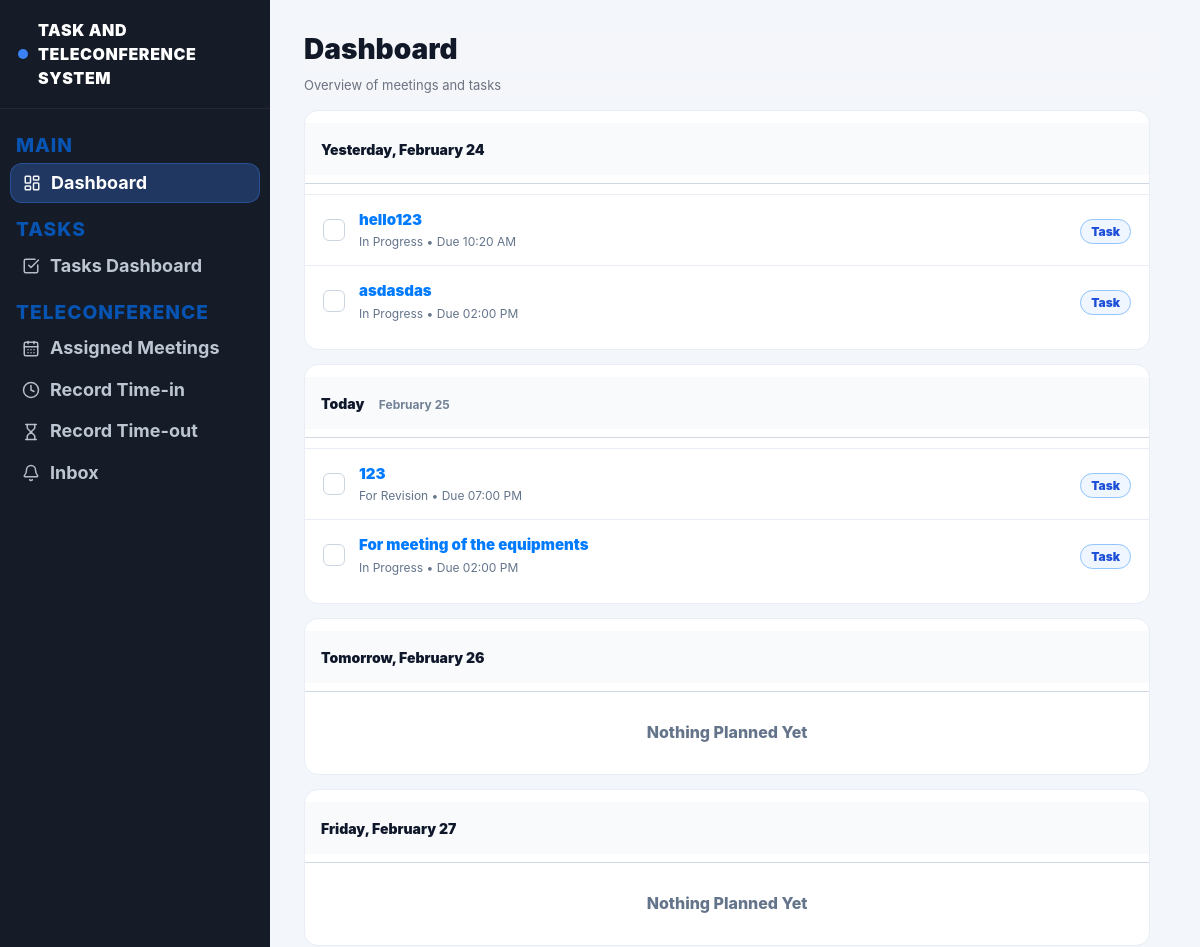
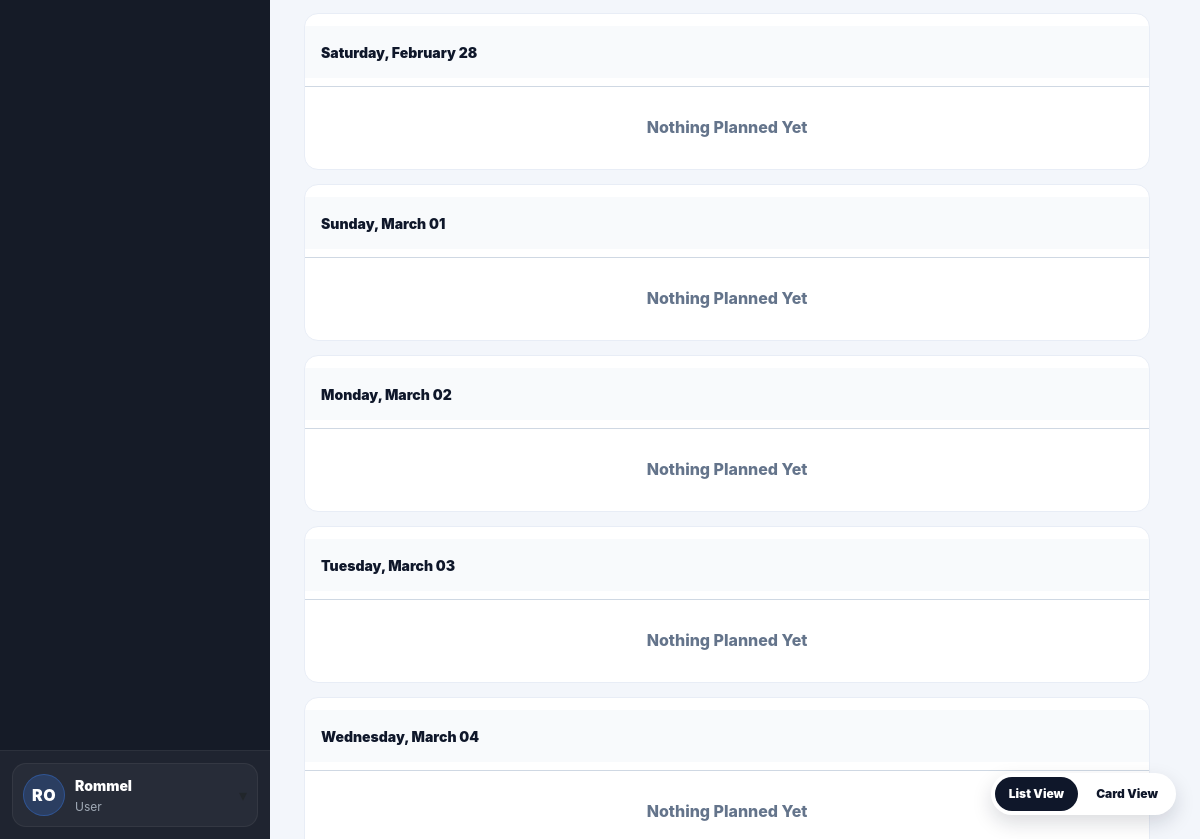
Page /dashboard (signed in) on the committed database (2 pictures, top to bottom).
### website/models.py (models this page shows, shortened)
class User(db.Model, UserMixin):
    id = db.Column(db.Integer, primary_key=True)
    email = db.Column(db.String(150), unique=True)
    password = db.Column(db.String(150))
    firstname = db.Column(db.String(150))
    is_admin = db.Column(db.Boolean, default=False)
    role = db.Column(db.String(20), default="user")
    notes = db.relationship('Note')
    notifications = db.relationship('Notification', lazy=True, cascade="all, delete-orphan")

class Task(db.Model):
    id = db.Column(db.Integer, primary_key=True)
    title = db.Column(db.String(200), nullable=False)
    description = db.Column(db.Text)
    assigned_to = db.Column(db.Integer, db.ForeignKey('user.id'))
    assigned_user = db.relationship('User', foreign_keys=[assigned_to])
    status = db.Column(db.String(50), default="assigned")
    priority = db.Column(db.String(20), default="normal")
    deadline = db.Column(db.DateTime)
    file_path = db.Column(db.String(300))
    last_edited_by = db.Column(db.Integer, nullable=True)
    last_edited_at = db.Column(db.DateTime, server_default=func.now(), onupdate=func.now())
    created_at = db.Column(db.DateTime(timezone=True), server_default=func.now())

### website/views.py (the view)
@views.route('/dashboard')
@login_required
def user_dashboard():
    notifications = Notification.query.filter_by(user_id=current_user.id)\
        .order_by(Notification.created_at.desc()).limit(30).all()
    unread_count = Notification.query.filter_by(user_id=current_user.id, is_read=False).count()
    user_tasks = tasks = Task.query.all()
    tasks_data = []
    for t in user_tasks:
        if not t.deadline:
            continue
        tasks_data.append({
            "id": t.id,
            "title": t.title,
            "status": t.status,
            "due_date": t.deadline.date(),                 # IMPORTANT: must be date()
            "due_time": t.deadline.strftime("%I:%M %p"),   # optional, for dashboard.html
        })
    meetings_data = []
    planned_days = build_planned_days(
        tasks=tasks_data,
        meetings=meetings_data,
        days_back=1,
        days_forward=7
    )
    meetings_data = []
    planned_days = build_planned_days(tasks=tasks_data, meetings=meetings_data, days_back=1, days_forward=7)
    return render_template(
        "dashboard.html",
        user=current_user,
        notifications=notifications,
        unread_count=unread_count,
        planned_days=planned_days,
        page="dashboard",
    )

### website/templates/dashboard.html (shortened to what this page needs)
{% extends "base.html" %}
{% block content %}
<div class="main-inner">
  <div class="td-title">Dashboard</div>
  <div class="td-sub">Overview of meetings and tasks</div>
  <div class="planner-wrap" id="plannerWrap">
    {% if planned_days and planned_days|length > 0 %}
      {% for day in planned_days %}
        <div class="day-block">
          <div class="day-head">
            <div>
              <span class="day-title">{{ day.date_label }}</span>
              {% if day.date_sub %}
                <span class="day-sub">{{ day.date_sub }}</span>
              {% endif %}
            </div>
          </div>
          <div class="day-line"></div>
          {% set has_tasks = day.tasks and day.tasks|length > 0 %}
          {% set has_meetings = day.meetings and day.meetings|length > 0 %}
          {% if not has_tasks and not has_meetings %}
            <div class="nothing">Nothing Planned Yet</div>
          {% else %}
            <div class="list-view">
              {% if has_tasks %}
                {% for t in day.tasks %}
                  <div class="plan-row" data-item-type="task" data-task-id="{{ t.id }}">
                    <button type="button"
                            class="plan-check {% if t.status == 'completed' %}is-done{% endif %}"
                            aria-label="Mark complete"
                            data-complete-task="{{ t.id }}">✓</button>
                    <div class="plan-mid">
                      <div class="plan-title">
                        <a class="task-link"
                           data-jump-task="{{ t.id }}"
                           href="{{ url_for('views.task_dashboard') }}?open={{ t.id }}&highlight=1">
                          {{ t.title }}
                        </a>
                      </div>
                      <div class="plan-sub">
                        {{ (t.status|replace("_"," ")|title) }}
                        {% if t.due_time %} • Due {{ t.due_time }}{% endif %}
                      </div>
                    </div>
                    <div class="plan-right">
                      <span class="pill task">Task</span>
                    </div>
                  </div>
                {% endfor %}
              {% endif %}
            </div>
          {% endif %}
        </div>
      {% endfor %}
    {% endif %}
  </div>
</div>
<div class="fab-group">
  <div class="view-toggle">
    <button type="button" class="view-mini" id="btnList">List View</button>
    <button type="button" class="view-mini" id="btnCards">Card View</button>
  </div>
</div>
{% endblock %}

### website/templates/base.html (shortened to what this page needs)
<!DOCTYPE html>
<html>
<head>
  <link
    rel="stylesheet"
    href="https://stackpath.bootstrapcdn.com/bootstrap/4.4.1/css/bootstrap.min.css"
  />
  <link
    rel="stylesheet"
    href="https://stackpath.bootstrapcdn.com/font-awesome/4.7.0/css/font-awesome.min.css"
  />
  <link rel="stylesheet" href="{{ url_for('static', filename='styles.css') }}">
</head>
<body>
<div class="app-shell">
  <aside class="sidebar-dark">
    <div class="sidebar-brand">
      <span class="dot"></span>
      TASK AND TELECONFERENCE SYSTEM
    </div>
    <div class="sidebar-nav">
      <div class="sidebar-section">MAIN</div>
      <a class="sidebar-link {% if request.endpoint == 'views.user_dashboard' %}active{% endif %}"
         href="{{ url_for('views.user_dashboard') }}">
        <i data-lucide="layout-dashboard" class="sidebar-icon" aria-hidden="true"></i>
        <span>Dashboard</span>
      </a>
      <div class="sidebar-section">TASKS</div>
      <a class="sidebar-link {% if request.endpoint == 'views.task_dashboard' %}active{% endif %}"
         href="{{ url_for('views.task_dashboard') }}">
        <i data-lucide="check-square" class="sidebar-icon" aria-hidden="true"></i>
        <span>Tasks Dashboard</span>
      </a>
      <div class="sidebar-section">TELECONFERENCE</div>
      <a class="sidebar-link {% if request.endpoint == 'views.assigned_meetings' %}active{% endif %}"
         href="{{ url_for('views.assigned_meetings') }}">
        <i data-lucide="calendar-days" class="sidebar-icon" aria-hidden="true"></i>
        <span>Assigned Meetings</span>
      </a>
      <a class="sidebar-link {% if request.endpoint == 'views.record_timein' %}active{% endif %}"
         href="{{ url_for('views.record_timein') }}">
        <i data-lucide="clock" class="sidebar-icon" aria-hidden="true"></i>
        <span>Record Time-in</span>
      </a>
      <a class="sidebar-link {% if request.endpoint == 'views.record_timeout' %}active{% endif %}"
         href="{{ url_for('views.record_timeout') }}">
        <i data-lucide="hourglass" class="sidebar-icon" aria-hidden="true"></i>
        <span>Record Time-out</span>
      </a>
      <a class="sidebar-link {% if request.endpoint == 'views.inbox' %}active{% endif %}"
         href="{{ url_for('views.inbox') }}">
        <i data-lucide="bell" class="sidebar-icon" aria-hidden="true"></i>
        <span>Inbox</span>
      </a>
    </div>
    {% if current_user.is_authenticated %}
    <div class="sidebar-footer">
      {% set parts = (current_user.firstname or '').split() %}
      {% set first = parts[0] if parts|length > 0 else '' %}
      {% set last = parts[-1] if parts|length > 1 else '' %}
      {% set initials = (first[:1] ~ (last[:1] if last else (first[1:2] if first|length > 1 else ''))).upper() %}
      <div class="user-box" id="userBox">
        <button class="user-trigger" type="button" id="userToggle">
          <div class="user-row">
            <div class="user-avatar">{{ initials }}</div>
            <div>
              <div class="user-name">{{ current_user.firstname }}</div>
              <div class="user-sub">User</div>
            </div>
          </div>
          <div class="caret">▾</div>
        </button>
      </div>
    </div>
    {% endif %}
  </aside>
  <main class="main-area">
    <div class="content-wrap">
      {% block content %}{% endblock %}
    </div>
  </main>
</div>
</body>
</html>

### website/templates/dashboard.html (style rules this page uses)
.main-inner { display:flex; flex-direction:column; height:100vh; overflow:hidden; }
.td-title, .td-sub { position: sticky; top: 0; z-index: 30; background: #f4f6f9; }
.planner-wrap { flex:1; overflow-y:auto; padding-right:8px; }

### rows in the picture
User: firstname "Rommel"
Task: title "hello123", status "In Progress", due_time "10:20 AM"
Task: title "asdasdas", status "In Progress", due_time "02:00 PM"
Task: title "123", status "For Revision", due_time "07:00 PM"
Task: title "For meeting of the equipments", status "In Progress", due_time "02:00 PM"

### other values in the picture
{{ initials }} "RO"
{{ day.date_label }} "Yesterday, February 24" "Today" "Tomorrow, February 26" "Friday, February 27" "Saturday, February 28" "Sunday, March 01" "Monday, March 02" "Tuesday, March 03" "Wednesday, March 04"
{{ day.date_sub }} "February 25"
